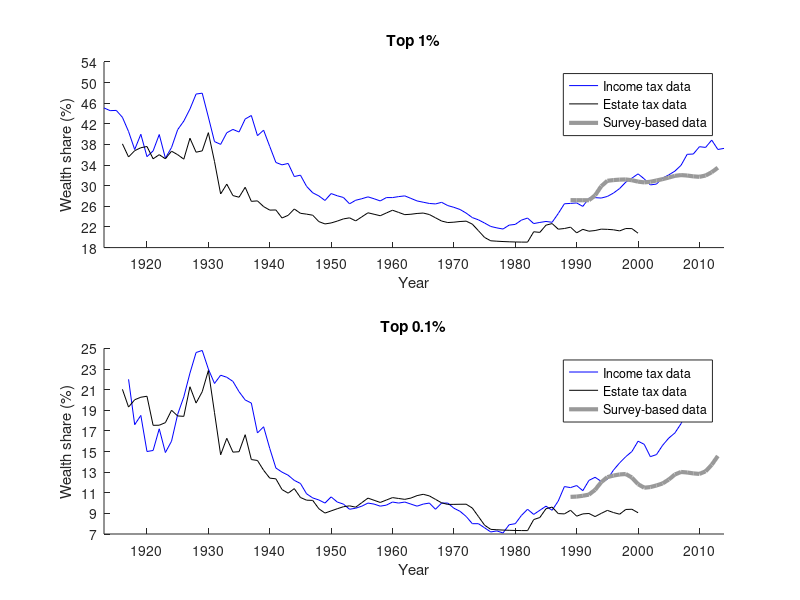

Reproduce this figure in MATLAB.
clear;
load('data.mat');
close all;

grey1=[0.3 0.3 0.3];
grey2=[0.4 0.4 0.4];
grey3=[0.5 0.5 0.5];
grey4=[0.6 0.6 0.6];
black=[0 0 0];
blue1=[0 0 1];
blue2=[0 0 0.5];
blue3=[0 0.45 0.74];
blue4=[0.3 0.75 0.93];
blue5=[0.68 0.92 1];
red1=[1 0 0];
red2=[0.5 0 0];
red3=[0.85 0.33 0.1];
red4=[0.64 0.08 0.18];
purple1=[0.75 0 0.75];
purple2=[0.49 0.18 0.56];
purple3=[1 0 1];
purple4=[0.85 0.7 1];
purple5=[1 0.6 0.78];
yellow1=[1 1 0];
yellow2=[1 0.84 0];
yellow3=[0.93 0.69 0.13];
yellow4=[0.87 0.49 0];
green1=[0 1 0];
green2=[0 0.5 0];
green3=[0.47 0.67 0.19];


subplot(2,1,1);
h=plot(1913:2014,zucmanUS(:,2),1916:2000,estate(:,1),1989:2013,preferred(:,1),'linewidth',3);
set(h(1),'Color',blue1);
set(h(2),'Color',black);
set(h(3),'Color',grey4);
xlim([1913 2014]);
set(gca,'xtick',1910:10:2020);
ylim([18 54]);
set(gca,'ytick',18:4:54);
legend('Income tax data','Estate tax data','Survey-based data');
title('Top 1%')
xlabel('Year');
ylabel('Wealth share (%)');
grid off;
box off;

subplot(2,1,2);
h=plot(1917:2012,data(:,5),1916:2000,estate(:,4),1989:2013,preferred(:,2),'linewidth',3);
set(h(1),'Color',blue1);
set(h(2),'Color',black);
set(h(3),'Color',grey4);
legend('Income tax data','Estate tax data','Survey-based data');
xlim([1913 2014]);
set(gca,'xtick',1910:10:2020);
ylim([7 25]);
set(gca,'ytick',7:2:25);
title('Top 0.1%')
xlabel('Year');
ylabel('Wealth share (%)');
grid off;
box off;

set(gcf, 'Position', [100 100 710 690])

set(gcf,'color','w');